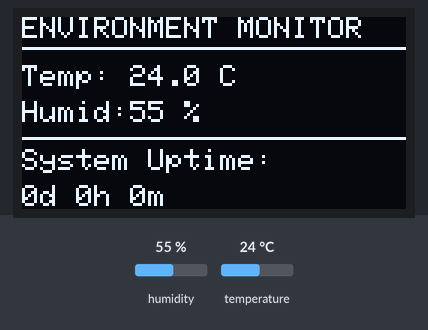
This sketch was run on a simulated Arduino Uno, built with avr-gcc and run on an emulated ATmega328P. On the bench: 128×64 one-colour display. Inputs (shaded band) come from the test bench; at power-on: humidity 55 %, temperature 24 °C.

Above: at 2.7 s.
2.8 s: humidity set to 22 %
At 5.1 s:
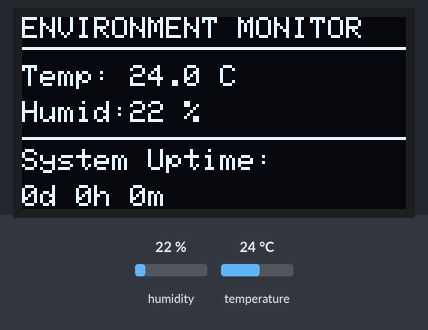
5.8 s: temperature set to 12 °C
At 7.5 s:
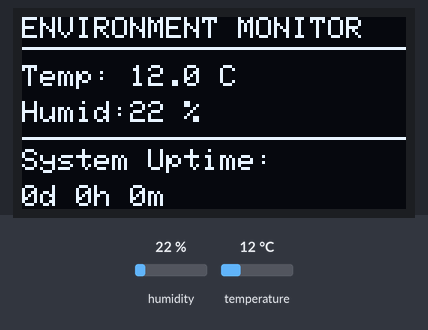
8.8 s: humidity set to 40 %
At 11.2 s:
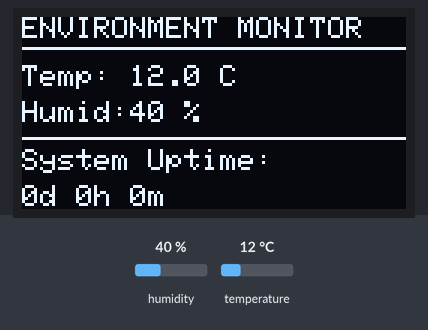
11.8 s: temperature set to 19 °C
Timing chart, 0 to 14.8 s (numbered marks = the images above; inputs shaded):
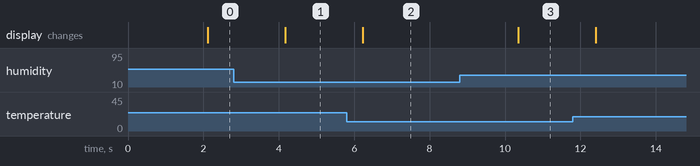

The sketch:

Environment_Meter.ino
```cpp
#include <Wire.h>
#include <Adafruit_GFX.h>
#include <Adafruit_SSD1306.h>
#include <DHT.h>

#define SCREEN_WIDTH 128
#define SCREEN_HEIGHT 64
#define OLED_RESET    -1
#define SCREEN_ADDRESS 0x3C

#define DHTPIN 2
#define DHTTYPE DHT11


Adafruit_SSD1306 display(SCREEN_WIDTH, SCREEN_HEIGHT, &Wire, OLED_RESET);
DHT dht(DHTPIN, DHTTYPE);

void setup() {
  Serial.begin(9600);


  dht.begin();

  if(!display.begin(SSD1306_SWITCHCAPVCC, SCREEN_ADDRESS)) {
    Serial.println(F("SSD1306 allocation failed"));
    for(;;);
  }


  display.clearDisplay();
  display.setTextColor(SSD1306_WHITE);
  display.display();
}
void loop() {
  delay(2000);

  float h = dht.readHumidity();
  float t = dht.readTemperature();

  if (isnan(h) || isnan(t)) {
    Serial.println(F("Failed to read from DHT sensor!"));
    return;
  }

  unsigned long allSeconds = millis() / 1000;
  int runDays = allSeconds / 86400;
  int secsRemaining = allSeconds % 86400;
  int runHours = secsRemaining / 3600;
  secsRemaining %= 3600;
  int runMinutes = secsRemaining / 60;

  display.clearDisplay();
  display.setTextSize(1);
  display.setCursor(0, 0);
  display.println(F("ENVIRONMENT MONITOR"));

  display.drawLine(0, 10, 128, 10, SSD1306_WHITE);

  display.setTextSize(1);
  display.setCursor(0, 16);
  display.print(F("Temp: "));
  display.print(t, 1);
  display.print(F(" C"));

  display.setCursor(0, 28);
  display.print(F("Humid:"));
  display.print(h, 0);
  display.print(F(" %"));


  display.drawLine(0, 40, 128, 40, SSD1306_WHITE);

  display.setCursor(0, 44);
  display.print(F("System Uptime:"));

  display.setTextSize(1);
  display.setCursor(0, 56);

  display.print(runDays);
  display.print(F("d "));

  display.print(runHours);
  display.print(F("h "));

  display.print(runMinutes);
  display.print(F("m"));

  display.display();
}
```

Measured:
- after the input at 2.8 s, the display: changes after 1.4 s (image 1)
- after the input at 5.8 s, the display: changes after 0.43 s (image 2)
- after the input at 8.8 s, the display: changes after 1.5 s (image 3)
